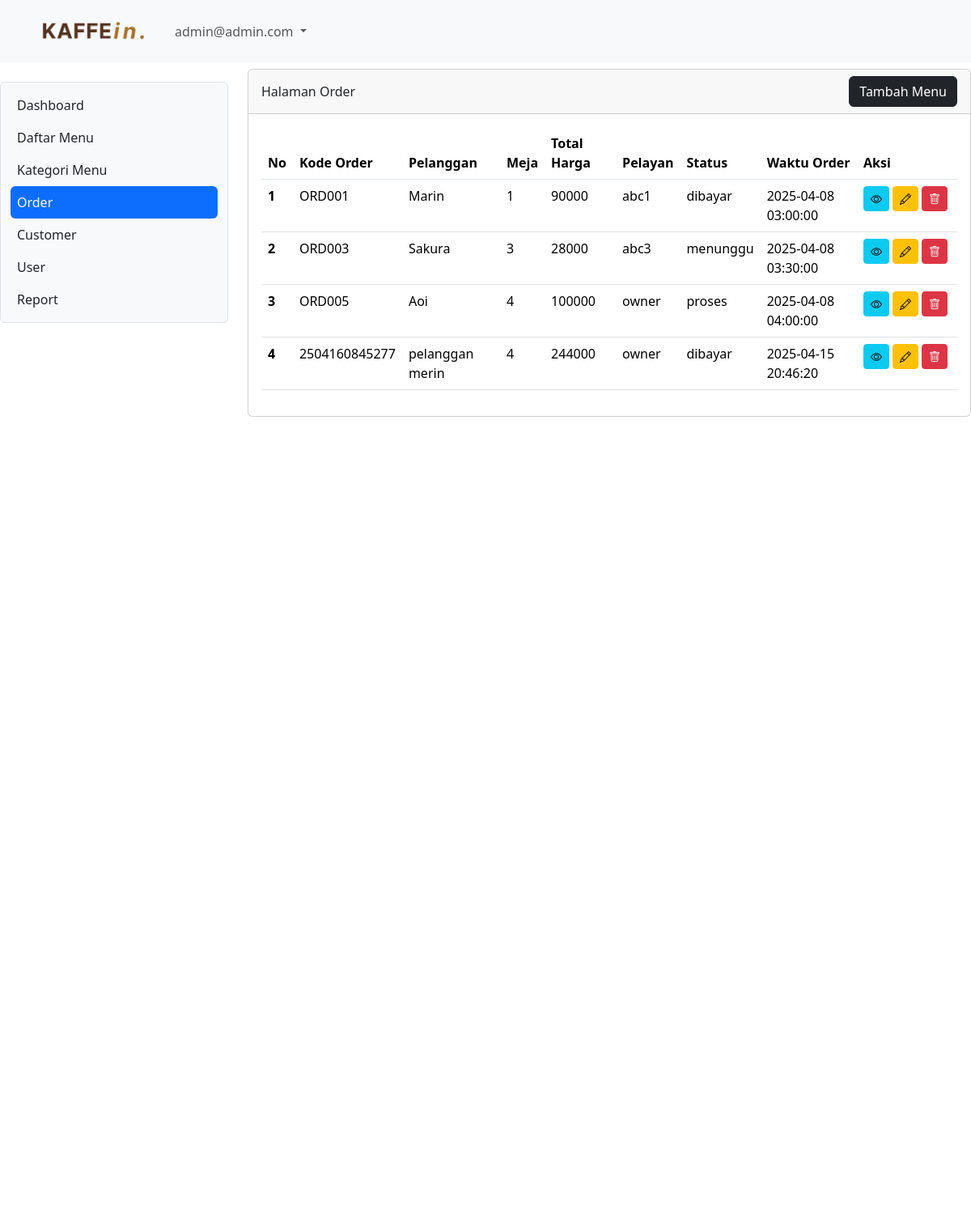
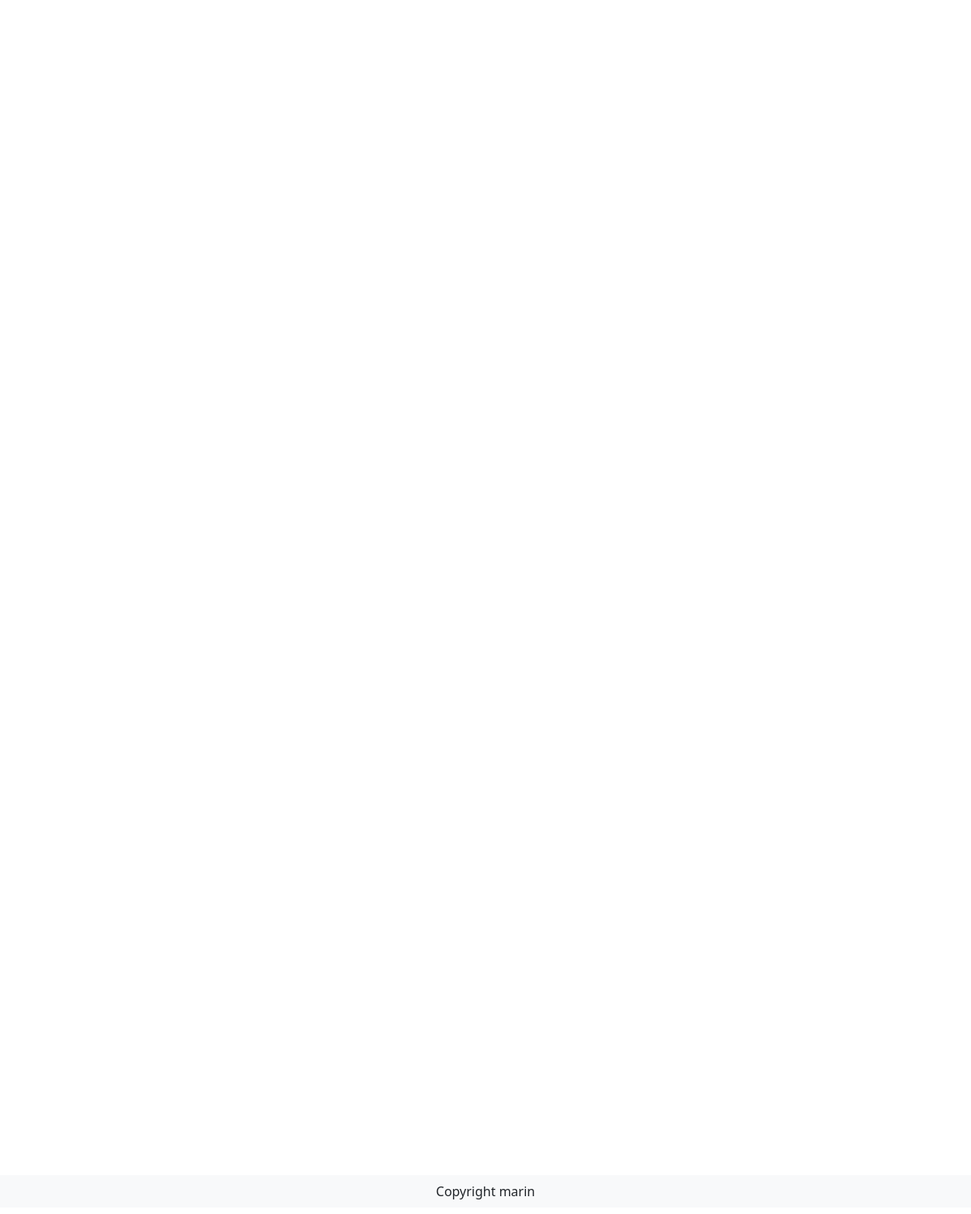
Screenshot of /order (signed in) with the database file from the repository (2 pictures, top to bottom).
### tables this page shows
CREATE TABLE `tb_user` (
  `id` int(11) NOT NULL,
  `nama` varchar(200) DEFAULT NULL,
  `username` varchar(200) DEFAULT NULL,
  `password` varchar(200) DEFAULT NULL,
  `level` int(1) DEFAULT NULL,
  `nohp` varchar(15) DEFAULT NULL,
  `alamat` varchar(300) DEFAULT NULL
);

CREATE TABLE `tb_order` (
  `id_order` int(10) NOT NULL,
  `kode_order` varchar(200) DEFAULT NULL,
  `pelanggan` varchar(200) DEFAULT NULL,
  `meja` int(10) DEFAULT NULL,
  `pelayan` int(10) DEFAULT NULL,
  `status` varchar(50) DEFAULT NULL,
  `waktu_order` timestamp NULL DEFAULT NULL,
  `catatan` text DEFAULT NULL
);

### order.php (the view, shortened to what this page needs)
<link href="https://cdn.jsdelivr.net/npm/bootstrap@5.3.3/dist/css/bootstrap.min.css" rel="stylesheet">
<link href="https://cdn.jsdelivr.net/npm/bootstrap-icons@1.10.5/font/bootstrap-icons.css" rel="stylesheet">
<?php
include "proses/connect.php";
$query = mysqli_query($conn, "SELECT tb_order.*, nama, SUM(harga*jumlah) AS harganya FROM tb_order
LEFT JOIN tb_user ON tb_user.id = tb_order.pelayan LEFT JOIN tb_list_order ON tb_list_order.order = tb_order.id_order LEFT JOIN tb_daftar_menu ON tb_daftar_menu.id = tb_list_order.menu
GROUP BY id_order");
$result = [];
while ($record = mysqli_fetch_array($query)) {
  $result[] = $record;
}
?>
<div class="col-lg-9 mt-2">
  <div class="card">
    <div class="card-header d-flex justify-content-between align-items-center">
      Halaman Order
      <button type="button" class="btn btn-dark" data-bs-toggle="modal" data-bs-target="#ModalTambahUser">Tambah
        Menu</button>
    </div>
    <div class="card-body">
      <div class="row">
        <div class="col">
          <div class="table-responsive">
            <table class="table table-hover">
              <thead>
                <tr>
                  <th scope="col">No</th>
                  <th scope="col">Kode Order</th>
                  <th scope="col">Pelanggan</th>
                  <th scope="col">Meja</th>
                  <th scope="col">Total Harga</th>
                  <th scope="col">Pelayan</th>
                  <th scope="col">Status</th>
                  <th scope="col">Waktu Order</th>
                  <th scope="col">Aksi</th>
                </tr>
              </thead>
              <tbody>
                <?php
                $no = 1;
                foreach ($result as $row) {
                ?>
                  <tr>
                    <th scope="row">
                      <?php echo $no++; ?></th>
                    <td><?php echo $row['kode_order']; ?></td>
                    <td><?php echo $row['pelanggan']; ?></td>
                    <td><?php echo $row['meja']; ?></td>
                    <td><?php echo $row['harganya']; ?></td>
                    <td><?php echo $row['nama']; ?></td>
                    <td><?php echo $row['status']; ?></td>
                    <td><?php echo $row['waktu_order']; ?></td>
                    <td>
                      <div class="d-flex">
                        <button class="btn btn-info btn-sm me-1" data-bs-toggle="modal"
                          data-bs-target="#ModalView<?php echo $row['id_order']; ?>">
                          <i class="bi bi-eye"></i>
                        </button>
                        <a href="order_item.php?id=<?php echo $row['id_order']; ?>" class="btn btn-warning btn-sm me-1">
                          <i class="bi bi-pencil"></i>
                        </a>
                        <button class="btn btn-danger btn-sm me-1" data-bs-toggle="modal"
                          data-bs-target="#ModalDelete<?php echo $row['id_order']; ?>">
                          <i class="bi bi-trash"></i>
                        </button>
                      </div>
                    </td>
                  </tr>
                <?php
                }
                ?>
              </tbody>
            </table>
          </div>
        </div>
      </div>
      <?php
      foreach ($result as $row) {
      ?>
        </div>
      <?php
      }
      ?>
    </div>
  </div>
</div>
</body>
</html>

### header.php (shortened to what this page needs)
<!DOCTYPE html>
<html lang="en">
<head>
    <link href="https://cdn.jsdelivr.net/npm/bootstrap@5.3.0/dist/css/bootstrap.min.css" rel="stylesheet">
</head>
<body>
    <nav class="navbar navbar-expand bg-body-tertiary sticky-top">
        <div class="container-lg">
            <img class="navbar-brand" src="kefein.png" width="150px" href="#"></img>
            <div class="collapse navbar-collapse justify-content-end" id="navbarSupportedContent">
                <ul class="navbar-nav me-auto mb-2 mb-lg-0">
                    <li class="nav-item dropdown">
                        <a class="nav-link dropdown-toggle nav-menu-end" href="#" role="button" data-bs-toggle="dropdown" aria-expanded="false">
                            <?php echo $hasil['username']; ?>
                        </a>
                    </li>
                </ul>
            </div>
        </div>
    </nav>
</body>
</html>

### rows the page displays
tb_user: username "admin@admin.com"
tb_order: kode_order "ORD001", pelanggan "Marin", meja "1", harganya "90000", pelayan.nama "abc1", status "dibayar", waktu_order "2025-04-08 03:00:00"
tb_order: kode_order "ORD003", pelanggan "Sakura", meja "3", harganya "28000", pelayan.nama "abc3", status "menunggu", waktu_order "2025-04-08 03:30:00"
tb_order: kode_order "ORD005", pelanggan "Aoi", meja "4", harganya "100000", pelayan.nama "owner", status "proses", waktu_order "2025-04-08 04:00:00"
tb_order: kode_order "2504160845277", pelanggan "pelanggan merin", meja "4", harganya "244000", pelayan.nama "owner", status "dibayar", waktu_order "2025-04-15 20:46:20"
